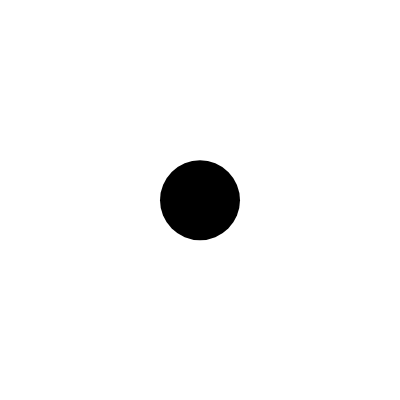
Frame 1 (no input)
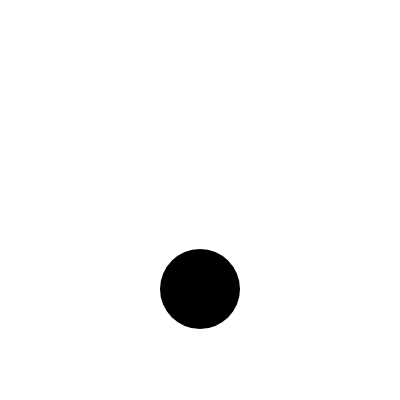
Frame 60 (no input)
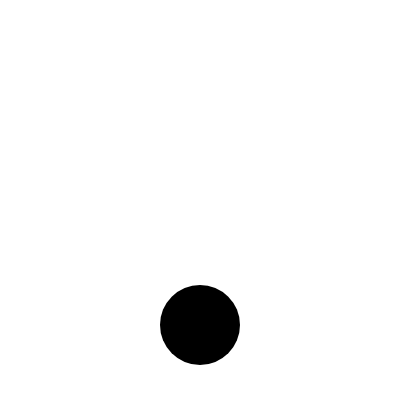
Frame 120 (the mouse pressed at the canvas centre since frame 60)

The p5.js sketch that drew these frames (run headless with seeded random() and noise() and a simulated clock; from frame 60 on, the mouse is pressed at the canvas centre):

// p5.js sketch
// ── sketch.js
let mover;
let gravity;
let mVec;
let pMVec;
let isDragging = false;
let initialPos;

function setup() {
  createCanvas(400, 400);
  mover = new Mover(width / 2, height / 2, 40);
  gravity = createVector(0, 0.2);
  mVec = createVector();
  pMVec = createVector();
  initialPos = createVector(mover.pos.x, mover.pos.y);
}

function draw() {
  background(255);

  if (!isDragging) {
    const force = p5.Vector.mult(gravity, mover.mass);
    mover.applyForce(force);
    mover.update();
    mover.edgeBounce();
    mover.display();
  } else {
    const direction = createVector(mouseX - mover.pos.x, mouseY - mover.pos.y);
    const dragForce = direction.copy().normalize().mult(0.2);

    mover.applyForce(dragForce);
    mover.update();
    mover.display();
  }
}

function mousePressed() {
  if (mover.isHover) {
    isDragging = true;
    initialPos.set(mover.pos.x, mover.pos.y);
  }
}

function mouseDragged() {
  if (isDragging) {
    mover.pos.set(mouseX, mouseY);
  }
}

function mouseReleased() {
  if (isDragging) {
    isDragging = false;
  }
}

// ── mover.js
class Mover {
  constructor(x, y, mass) {
    this.pos = createVector(x, y);
    this.vel = createVector();
    this.acc = createVector();
    this.mass = mass;
    this.rad = mass;
    this.isHover = false;
  }

  applyForce(force) {
    const f = p5.Vector.div(force, this.mass);
    this.acc.add(f);
  }

  update() {
    this.vel.add(this.acc);
    this.pos.add(this.vel);
    this.acc.set(0, 0);
  }

  edgeBounce() {
    const bounce = -0.7;
    if (this.pos.x < this.rad) {
      this.pos.x = this.rad;
      this.vel.x *= bounce;
    } else if (this.pos.x > width - 1 - this.rad) {
      this.pos.x = width - 1 - this.rad;
      this.vel.x *= bounce;
    }
    if (this.pos.y > height - 1 - this.rad) {
      this.pos.y = height - 1 - this.rad;
      this.vel.y *= bounce;
    } else if (this.pos.y < this.rad) {
      const returnForce = createVector(
        initialPos.x - this.pos.x,
        initialPos.y - this.pos.y
      ).mult(0.05);
      this.applyForce(returnForce);
    }
  }

  display() {
    this.isHover =
      (this.pos.x - mouseX) ** 2 + (this.pos.y - mouseY) ** 2 <= this.rad ** 2;

    noStroke();
    fill(this.isHover ? color(255, 0, 0) : color(0));
    ellipse(this.pos.x, this.pos.y, 2 * this.rad);
  }
}
